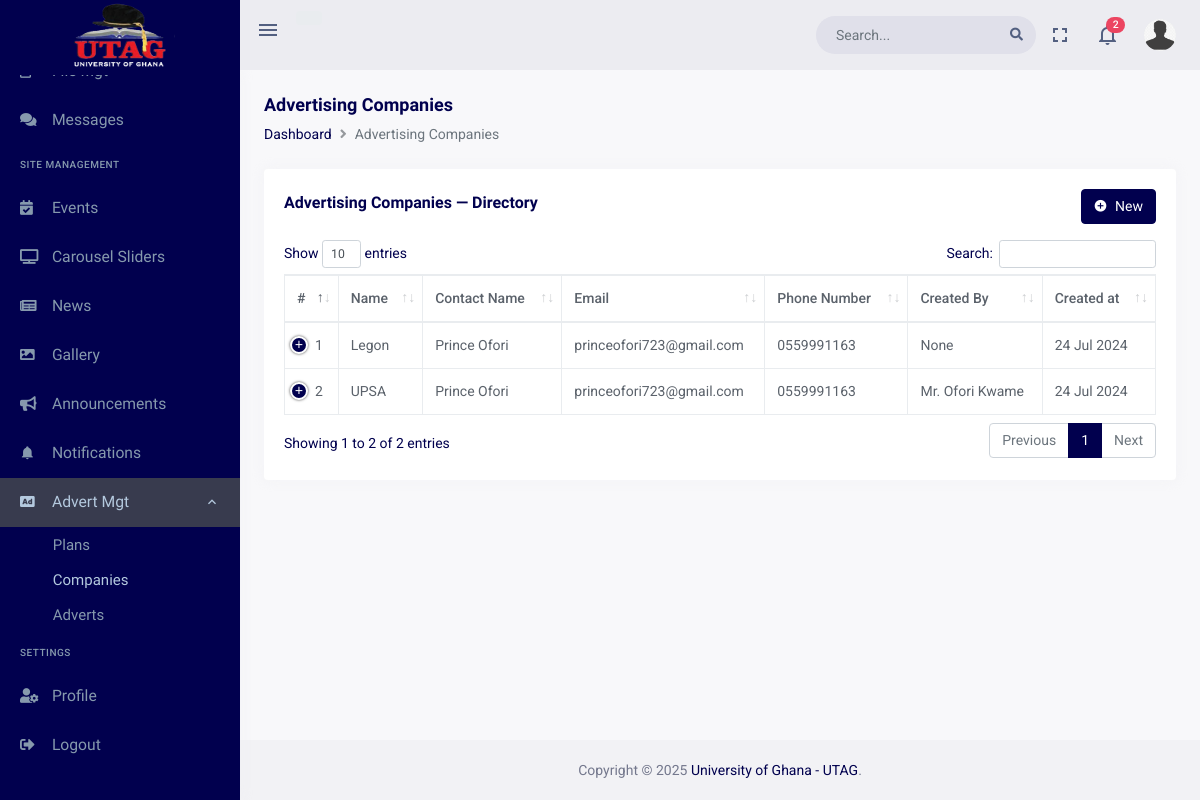
The page /dashboard/companies (signed in) on the database its author committed.
### adverts/models.py (models this page shows)
class Advertiser(models.Model):
    company_name = models.CharField(max_length=255)
    contact_name = models.CharField(max_length=255)
    email = models.EmailField()
    phone_number = models.CharField(max_length=20)
    address = models.CharField(max_length=255)
    created_by = models.ForeignKey(User, on_delete=models.SET_NULL, blank=True, null=True)
    created_at = models.DateTimeField(auto_now_add=True)
    updated_at = models.DateTimeField(auto_now=True)

### accounts/models.py (models this page shows, shortened)
class User(AbstractBaseUser, PermissionsMixin):
    TITLE_CHOICES = (
        ('Prof.', 'Prof.'),
        ("Prof. (Mrs.)", "Prof. (Mrs.)"),
        ('Dr.', 'Dr.'),
        ("Dr. (Alhaji)", "Dr. (Alhaji)"),
        ('Mr.', 'Mr.'),
        ('Mrs.', 'Mrs.'),
    )
    GENDER_CHOICES = (
        ('Male', 'Male'),
        ('Female', 'Female')
    )
    EXECUTIVE_POSITION_CHOICES = (
        ('President', 'President'),
        ('Vice President', 'Vice President'),
        ('Secretary', 'Secretary'),
        ('Treasurer', 'Treasurer'),
        ("Women's Executive Officer", "Women's Executive Officer"),
        ('Past President', 'Past President'),
        ('CBAS Rep', 'CBAS Rep'),
        ('College of Humanities Rep', 'College of Humanities Rep'),
        ('College of Health Rep', 'College of Health Rep'),
        ("College of Education Rep", "College of Education Rep"),
    )
    staff_id = models.CharField(max_length=20, unique=True, blank=True, null=True)
    title = models.CharField(max_length=15, choices=TITLE_CHOICES)
    other_name = models.CharField(max_length=30)
    surname = models.CharField(max_length=30)
    gender = models.CharField(max_length=10, choices=GENDER_CHOICES)
    profile_pic = models.ImageField(upload_to='profile_pictures/', blank=True, null=True)
    email = models.EmailField(unique=True)
    email_sent = models.BooleanField(default=False)
    phone_number = models.CharField(max_length=15, blank=True, null=True)
    school = models.ForeignKey(School, on_delete=models.SET_NULL, null=True, blank=True, related_name='users')
    college = models.ForeignKey(College, on_delete=models.SET_NULL, null=True, blank=True, related_name='users')
    department = models.ForeignKey(Department, on_delete=models.SET_NULL, null=True, blank=True, related_name='users')
    created_from_dashboard = models.BooleanField(default=False)
    created_by = models.ForeignKey('self', on_delete=models.CASCADE, blank=True, null=True)
    is_bulk_creation = models.BooleanField(default=False)
    created_at = models.DateTimeField(auto_now_add=True)
    updated_at = models.DateTimeField(auto_now=True)
    is_staff = models.BooleanField(default=False)
    is_superuser = models.BooleanField(default=False)
    executive_image = models.ImageField(upload_to='executive_images/', blank=True, null=True)
    executive_position = models.CharField(max_length=30, choices=EXECUTIVE_POSITION_CHOICES, blank=True, null=True)
    fb_profile_url = models.URLField(blank=True, null=True)
    twitter_profile_url = models.URLField(blank=True, null=True)
    linkedin_profile_url = models.URLField(blank=True, null=True)
    date_appointed = models.DateField(null=True, blank=True)
    date_ended = models.DateField(null=True, blank=True) # 2 years after appointment
    executive_terms = models.PositiveSmallIntegerField(default=1)
    is_active_executive = models.BooleanField(default=False)
    objects = UserManager()
    USERNAME_FIELD = 'email'
    REQUIRED_FIELDS = ['title', 'other_name', 'surname', 'gender']
    def get_full_name(self):
        return f'{self.title} {self.surname} {self.other_name}'
    def is_admin(self):
        return self.groups.filter(name='Admin').exists() or self.is_superuser
    def __str__(self):
        return self.get_full_name()
    class Meta:
        permissions = [
        ('view_dashboard', 'Can view dashboard'),
        ('add_admin', 'Can add admin'),
        ('change_admin', 'Can change admin'),
        ('delete_admin', 'Can delete admin'),
        ('view_admin', 'Can view admin'),
        ('add_executive', 'Can add executive'),
        ('change_executive', 'Can change executive'),
        ('delete_executive', 'Can delete executive'),
        ('view_executive', 'Can view executive'),
        ('add_member', 'Can add member'),
        ('change_member', 'Can change member'),
        ('delete_member', 'Can delete member'),
        ('view_member', 'Can view member'),
        ]

### dashboard/views/adverts.py (the view)
# urls.py: path('companies',views.CompaniesView.as_view(), name='companies'),
class CompaniesView(PermissionRequiredMixin, View):
    permission_required = 'adverts.view_advertiser'
    template_name = 'dashboard_pages/advert_companies.html'
    @method_decorator(MustLogin)
    def get(self, request):
        companies = Advertiser.objects.all()
        notifications = Notification.objects.filter(user=request.user).order_by('-created_at')[:5]
        notification_count = Notification.objects.filter(user=request.user, status='UNREAD').count()
        context = {
            'companies' : companies,
            'notification_count' : notification_count,
            'notifications' : notifications
        }
        return render(request, self.template_name, context)

### dashboard/templates/dashboard_pages/advert_companies.html (shortened to what this page needs)
{% extends "base/dashboard_base.html" %}
{% load static %}
{% block content %}
  <div class="page-content">
    <div class="container-fluid">
      <div class="page-title-box">
        <div class="row align-items-center">
          <div class="col-md-8">
            <h6 class="page-title">Advertising Companies</h6>
            <ol class="breadcrumb m-0">
              <li class="breadcrumb-item">
                <a href="{% url 'dashboard:dashboard' %}">Dashboard</a>
              </li>
              <li class="breadcrumb-item active" aria-current="page">Advertising Companies</li>
            </ol>
          </div>
        </div>
      </div>
      <div class="row">
        <div class="col-12">
          <div class="card">
            <div class="card-body">
              <div class="row align-items-center">
                <div class="col-md-8">
                  <h4 class="card-title">Advertising Companies — Directory</h4>
                </div>
                {% if user.is_admin or user.is_superuser %}
                  <div class="col-md-4">
                    <div class="float-end d-none d-md-block">
                      <button class="btn btn-primary"
                              type="button"
                              data-bs-toggle="modal"
                              data-bs-target="#createAdvertisingCompanyModal">
                        <i class="mdi mdi-plus-circle me-1"></i> New
                      </button>
                    </div>
                  </div>
                {% endif %}
              </div>
              <div class="mt-3">
                <table id="datatable"
                       class="table table-bordered dt-responsive nowrap"
                       style="border-collapse: collapse;
                              border-spacing: 0;
                              width: 100%">
                  <thead>
                    <tr>
                      <th>#</th>
                      <th>Name</th>
                      <th>Contact Name</th>
                      <th>Email</th>
                      <th>Phone Number</th>
                      <th>Created By</th>
                      <th>Created at</th>
                    </tr>
                  </thead>
                  <tbody>
                    {% for company in companies %}
                      <tr>
                        <td>{{ forloop.counter }}</td>
                        <td>{{ company.company_name }}</td>
                        <td>{{ company.contact_name }}</td>
                        <td>{{ company.email }}</td>
                        <td>{{ company.phone_number }}</td>
                        <td>{{ company.created_by }}</td>
                        <td>{{ company.created_at|date:"d M Y" }}</td>
                      </tr>
                    {% endfor %}
                  </tbody>
                </table>
              </div>
            </div>
          </div>
        </div>
      </div>
    </div>
  </div>
{% endblock content %}
{% block my_styles %}
  <link href="{% static 'dashboard/assets/libs/datatables.net-bs4/css/dataTables.bootstrap4.min.css' %}"
        rel="stylesheet"
        type="text/css">
  <link href="{% static 'dashboard/assets/libs/datatables.net-buttons-bs4/css/buttons.bootstrap4.min.css' %}"
        rel="stylesheet"
        type="text/css">
  <link href="{% static 'dashboard/assets/libs/datatables.net-responsive-bs4/css/responsive.bootstrap4.min.css' %}"
        rel="stylesheet"
        type="text/css">
{% endblock my_styles %}

### rows shown on the page
Advertiser: company_name "Legon", contact_name "Prince Ofori", email "princeofori723@gmail.com", phone_number "0559991163", created_by "None", created_at "24 Jul 2024"
Advertiser: company_name "UPSA", contact_name "Prince Ofori", email "princeofori723@gmail.com", phone_number "0559991163", created_by "Mr. Ofori Kwame", created_at "24 Jul 2024"

### other values the page prints
{{ notification_count }} "2"
